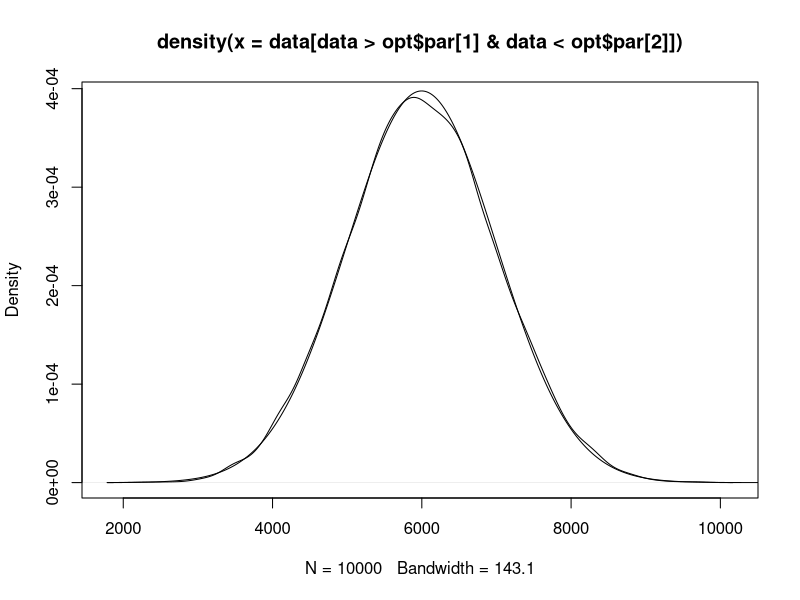
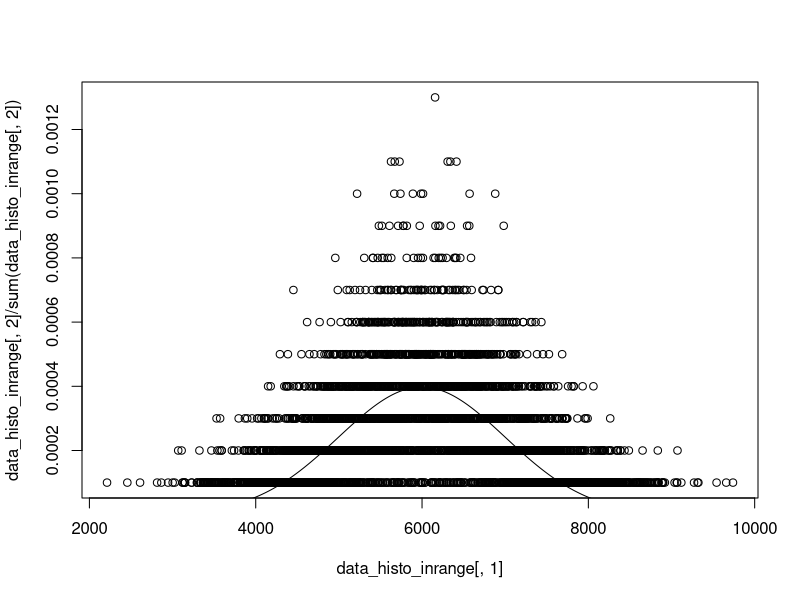

Source code (R) for these figures, in order:
# the msm library provides functions for truncated normal distributions
# install.packages("msm")
library(msm)

logL <- function(theta, x){
  return(sum(log(dtnorm(lower=theta[1], upper=theta[2], mean=theta[3], sd=theta[4], x[x>theta[1] & x<theta[2]]))))
}

logLxMinus <- function(theta, x=data){
  print(theta);
  erg <- (-1*logL(theta, x))
  print(erg)
  return(erg)
}

start <- c(1500, 17500, 9500, 1250)
lowerConst <- c(1000, 15000, 2000, 500)
upperConst <- c(2000, 20000, 15000, 2000)

data=c(rtnorm(100000,lower=1,mean=1,sd=1), rtnorm(100000,lower=1,mean=20,sd=3), rtnorm(10000,lower=1,mean=6000,sd=1000));

opt = optim(par=start, fn=logLxMinus, x=data, lower=lowerConst, upper=upperConst, method="L-BFGS-B")
plot(density(data[data>opt$par[1] & data<opt$par[2]]))
lines(seq(opt$par[1],opt$par[2]),dtnorm(lower=opt$par[1],upper=opt$par[2],mean=opt$par[3],sd=opt$par[4],seq(opt$par[1],opt$par[2])))

data_histo_raw = as.matrix(table(round(data)))
data_histo = cbind(as.numeric(rownames(data_histo_raw)), data_histo_raw[,1])
rownames(data_histo) = NULL

logLhisto <- function(theta, histo){
  histoInRange <- histo[histo[,1]>theta[1] & histo[,1]<theta[2],]
  return(sum(histoInRange[,2]*log(dtnorm(lower=theta[1], upper=theta[2], mean=theta[3], sd=theta[4], histoInRange[,1]))))
}

logLhistoMinus <- function(theta, histo){
  print(theta);
  erg <- (-1*logLhisto(theta, histo))
  print(erg)
  return(erg)
}

opt = optim(par=start, fn=logLhistoMinus, histo=data_histo, lower=lowerConst, upper=upperConst, method="L-BFGS-B")
data_histo_inrange = data_histo[data_histo[,1]>opt$par[1] & data_histo[,1]<opt$par[2],]
plot(x=data_histo_inrange[,1], y=data_histo_inrange[,2]/sum(data_histo_inrange[,2]))
lines(seq(opt$par[1],opt$par[2]),dtnorm(lower=opt$par[1],upper=opt$par[2],mean=opt$par[3],sd=opt$par[4],seq(opt$par[1],opt$par[2])))

plotResult <- function(result, histo){
  histo_inrange = histo[histo[,1]>result[1] & histo[,1]<result[2],]
  plot(x=histo_inrange[,1], y=histo_inrange[,2])
  lines(seq(result[1],result[2]),dtnorm(lower=result[1],upper=result[2],mean=result[3],sd=result[4],seq(result[1],result[2]))*sum(histo_inrange[,2]),col="blue",lwd=3)
}
